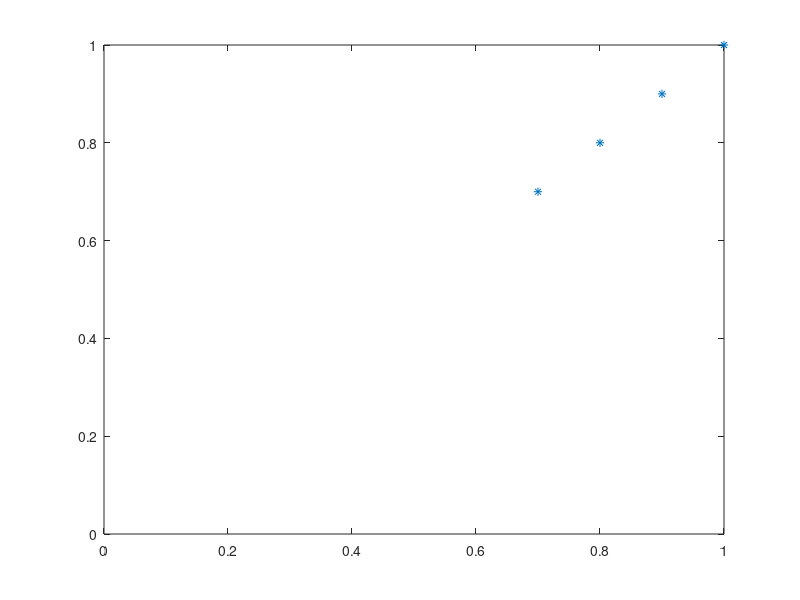

Here is the MATLAB script that generated this plot:
clear all, clc;


Data.N=10;
%% Agents
Data.number = (1:Data.N);
Data.coord=zeros(Data.N, 2);
Data.activ=zeros(Data.N,1) ;% active=0 not yet arrived, active=1 queueing, active=2 end 
Data.time=zeros(Data.N,1);




startpoint= [0 ; 0];
endpoint= [1 ;1];
vektor=endpoint-startpoint;
dt=0.1;
tend=15;
e=0.1

for i=1:Data.N
Data.coord(i,1)=startpoint(1);
Data.coord(i,2)=startpoint(2);
end

loop=1;
for t=0:tend
    if loop <= Data.N
        Data.activ(loop)=1
    end
    
    for i=min(find(Data.activ==1)):min(find(Data.activ==1))+sum(Data.activ)-1
        Data.coord(i,1)=Data.coord(i,1)+vektor(1)*dt;
        Data.coord(i,2)=Data.coord(i,2)+vektor(2)*dt;
  
    end
    
    for i=1:Data.N
       if  Data.coord(i,1) >= endpoint(1) 
           Data.activ(i)=0
       end
    end
    
    
    
    
   loop=loop+1
    t=t+dt
    
    
    
    pause(.3)
    plot(Data.coord(:,1),Data.coord(:,2),'*')
    axis([startpoint(1) endpoint(1) startpoint(2) endpoint(2)])
end
 
    
    a=1
    if a==0
    Data.coordx(1)=Data.coordx(1)+dt*vektor(1);
    Data.coordy(1)=Data.coordy(1)+dt*vektor(2);
    Data.time(1)=t;
    
      
    if Data.coordx(1)==endpoint(1) && Data.coordy(1)==endpoint(2);
        Data.activ(1)=1;
    end
        
    
    t=t+dt;
    pause(0.1)
    
    plot(Data.coordx, Data.coordy,'*')
    axis([startpoint(1) endpoint(1) startpoint(2) endpoint(2)])
    end